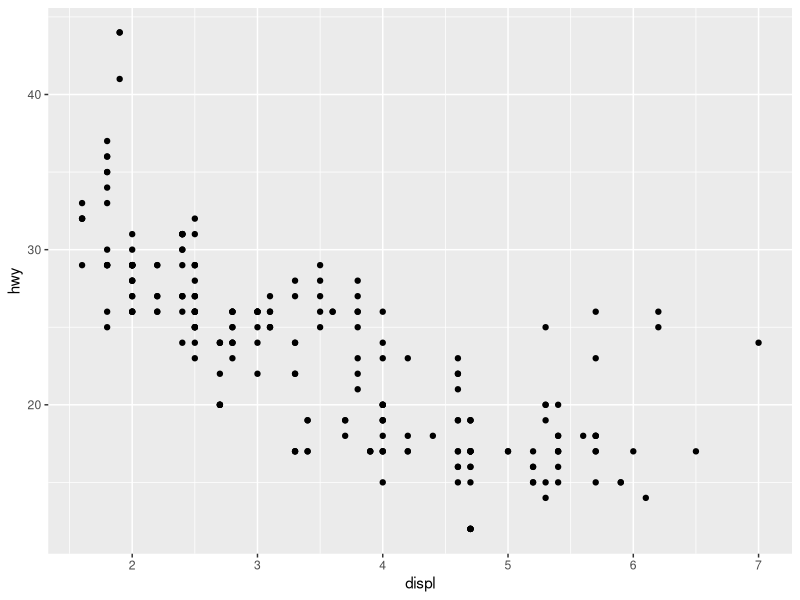
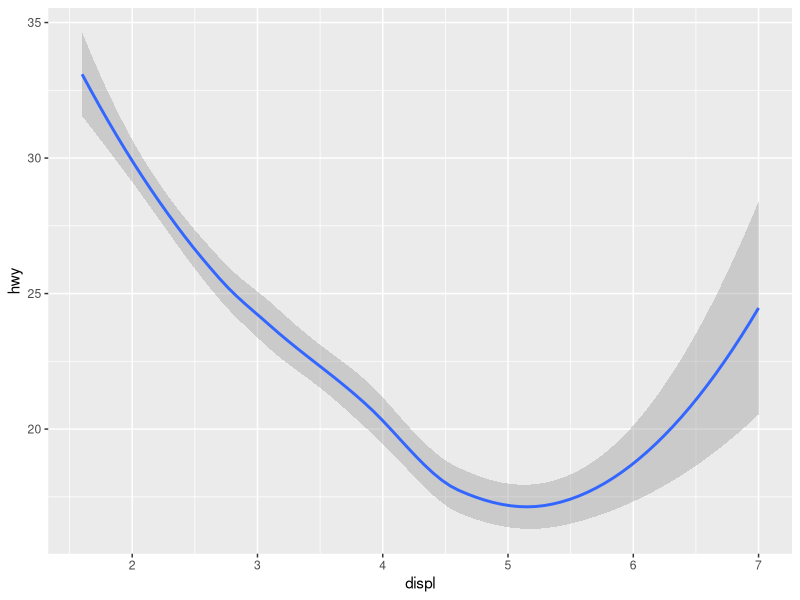
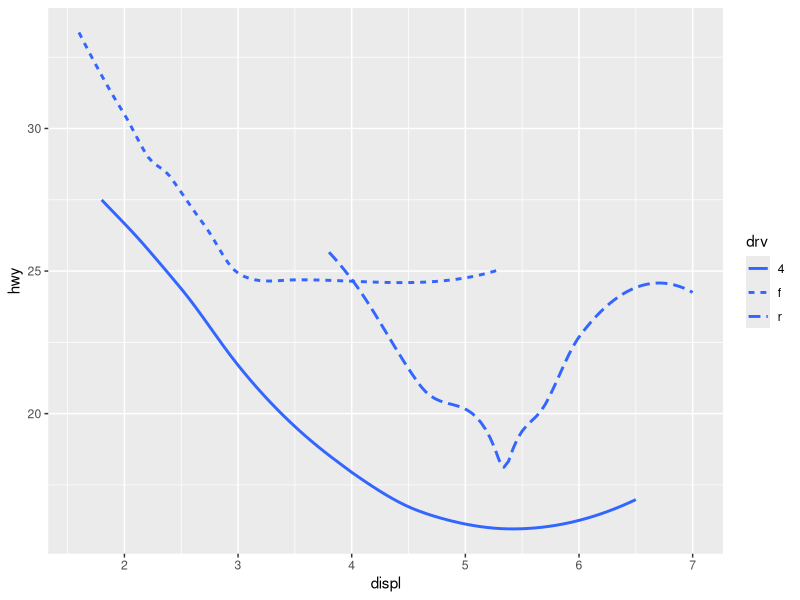
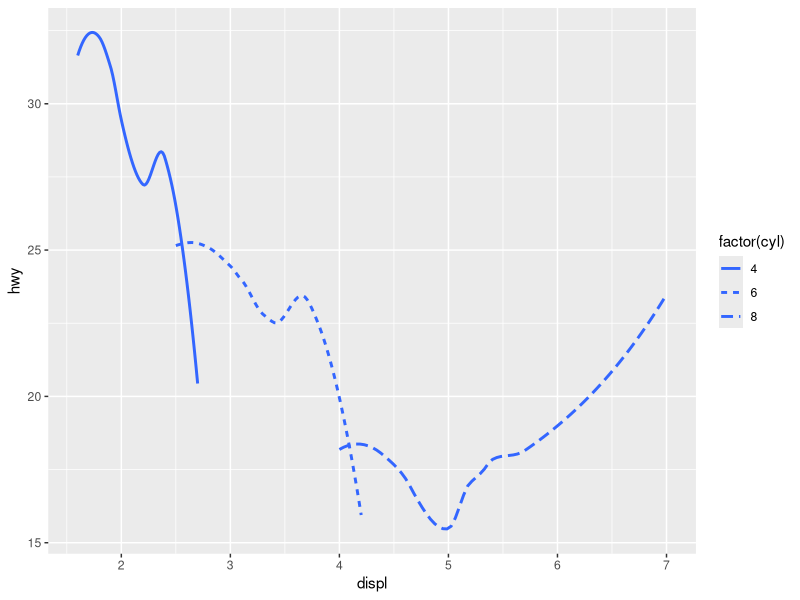

These charts were generated, in order, by the following R code: (Note: this script raises an error after producing the figures.)
## ---- chunk 1
library(ggplot2)
## ---- chunk 2
# Load the mpg dataset
data('mpg')
mpgData = mpg

# Print the first five rows (or samples) in the data frame
head(mpgData, 5)
## ---- chunk 3
# Plot a scatter plot of mileage w.r.t. displacement
p1 = ggplot(data = mpgData) + 
  geom_point(mapping = aes(x = displ, y = hwy))
p1
## ---- chunk 4
# Plot a smooth lineplot of mileage w.r.t. displacement
p2 = ggplot(data = mpgData) + 
  geom_smooth(mapping = aes(x = displ, y = hwy))
p2
## ---- chunk 5
# Plot a smooth lineplot of mileage w.r.t. displacement for each drv type
p3 = ggplot(data = mpgData) + 
  geom_smooth(mapping = aes(x = displ, y = hwy, linetype = drv), se = FALSE)
p3

p33 = ggplot(data = mpgData) + 
  geom_smooth(mapping = aes(x = displ, y = hwy, linetype = factor(cyl)), se = FALSE)
p33
## ---- chunk 6
# Specify data for layers individually
# Plot mileage w.r.t. displacement for all cars but add a smooth
# line only for subcompact cars by filtering
p4 = ggplot(data = mpgData, mapping = aes(x = displ, y = hwy)) + 
  geom_point(mapping = aes(color =factor(cyl) )) + 
  geom_smooth(data = filter(mpgData, class == 'subcompact'), se = FALSE)
p4
## ---- chunk 7
# Add a bar chart w.r.t. number of cylinders
p5 = ggplot(data = mpgData) +
  geom_bar(mapping = aes(x = cyl))
p5
## ---- chunk 8
# Add a box plot w.r.t. number of cylinders and mileage
# Notched box plot
p6 = ggplot(data = mpgData) +
    geom_boxplot(mapping = aes(x = factor(cyl), y = hwy))
p6

# # Change outlier color, shape and size
p66 = ggplot(data = mpgData) +
   geom_boxplot(aes(x = factor(cyl), y = hwy), outlier.colour="red", outlier.shape=8,
                 outlier.size=4)
 p66
## ---- chunk 9
# Simulate a data set and store in a data frame
df = data.frame(
  gender = factor(rep(c("F", "M"), each = 200)),
  height = round(c(rnorm(200, mean = 60, sd = 10), rnorm(200, mean = 70, sd = 6)))
  )
head(df, 5)
tail(df, 5)
str(df)
## ---- chunk 10
# Plot a basic histogram
ggplot(df, aes(x = height)) +
  geom_histogram()

ggplot(data = df) +
  geom_histogram(mapping = aes(x = height))
# # Change the width of bins
ggplot(df, aes(x = height)) + 
  geom_histogram(binwidth = 5 )
# 
# # Change colors
 ggplot(df, aes(x = height)) + 
   geom_histogram(color = 'blue', fill='red')

# Change histogram plot line colors by gender
ggplot(df, aes(x = height, color = gender)) +
  geom_histogram(fill = 'white')
# 
# # Overlay histograms for both genderss
 ggplot(df, aes(x = height, color = gender)) +
   geom_histogram(fill = 'white', alpha = 0.3, position ='identity')
